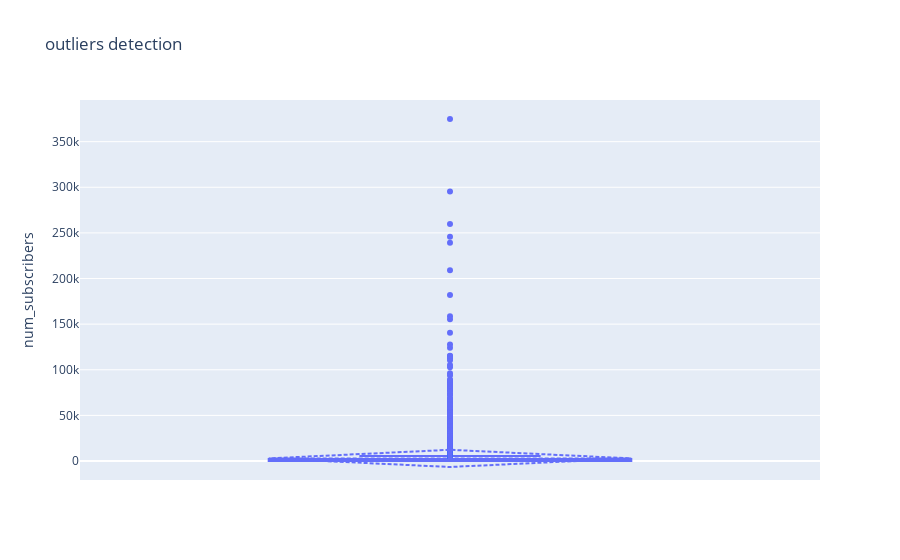

Notebook code for this chart:
### Code cell
import plotly.express as px
import plotly.graph_objs as go
from plotly.subplots import make_subplots
numeric_features=df.select_dtypes(include=['float64','int64','int32']).columns
fig=px.box(df,y='num_subscribers',title='outliers detection')
fig.update_traces(boxmean='sd')
fig.show()

### Figure 1 — Plotly figure (JSON) as saved in the notebook; plotly's stock layout.template omitted (floating-point values rounded to 4 significant figures; data arrays with more than 128 entries replaced by an {"elided": "..."} marker saying what was removed)
{"data": [{"alignmentgroup": "True", "boxmean": "sd", "hovertemplate": "num_subscribers=%{y}<extra></extra>", "legendgroup": "", "marker": {"color": "#636efa"}, "name": "", "notched": false, "offsetgroup": "", "orientation": "v", "showlegend": false, "type": "box", "x0": " ", "xaxis": "x", "y": {"elided": "13608 int values"}, "y0": " ", "yaxis": "y"}], "layout": {"autosize": true, "boxmode": "group", "legend": {"tracegroupgap": 0}, "title": {"text": "outliers detection"}, "xaxis": {"anchor": "y", "autorange": true, "domain": [0, 1], "range": [-0.5, 0.5], "type": "category"}, "yaxis": {"anchor": "x", "autorange": true, "domain": [0, 1], "range": [-20820.0, 395700.0], "title": {"text": "num_subscribers"}, "type": "linear"}}}
